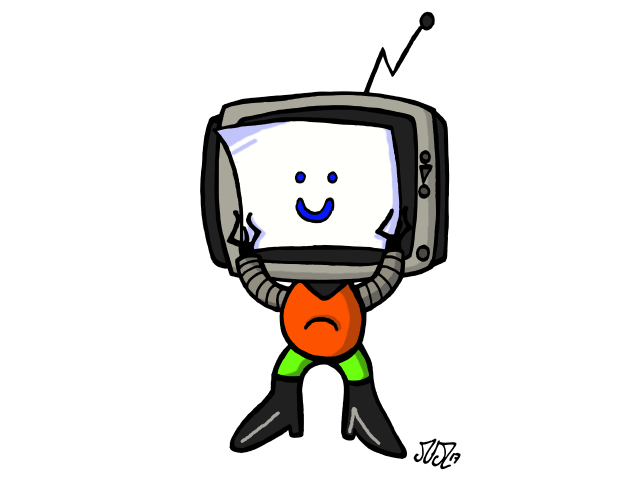
#> input picture images/hello_robot_640x480.png, 640 x 480 px
$ python png-to-l8.py ../images/hello_robot_640x480.png out.png
#> lines starting #> are read from the running program, lines starting #| are printed output that depends on the picture
#!/usr/bin/env python3

import sys

from PIL import Image, ImageOps

if __name__ == "__main__":
    if len(sys.argv) != 3:
        print(f"Usage: {sys.argv[0]} <INPUT FILE> <OUTPUT FILE>")
        sys.exit(1)

    input_file = sys.argv[1]
    output_file = sys.argv[2]

    # open RGB image
    image = Image.open(input_file)
#> image is the input picture: PIL image 640x480 RGBA; mean R, G, B, A 228.5, 226.8, 224.9, 255

    # convert to grayscale image
    gray_image = ImageOps.grayscale(image)
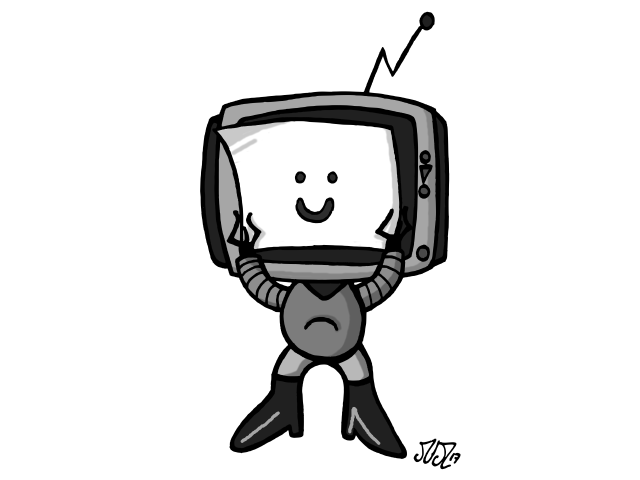
#> gray_image: PIL image 640x480 L; min 0, max 255, mean 227.1

    # write luminance values to file
    with open(output_file, "wb") as f:
        data = bytearray(gray_image.width * gray_image.height)

        for y in range(gray_image.height):
            for x in range(gray_image.width):
                data[x + y * gray_image.width] = gray_image.getpixel((x, y))

        f.write(data)
